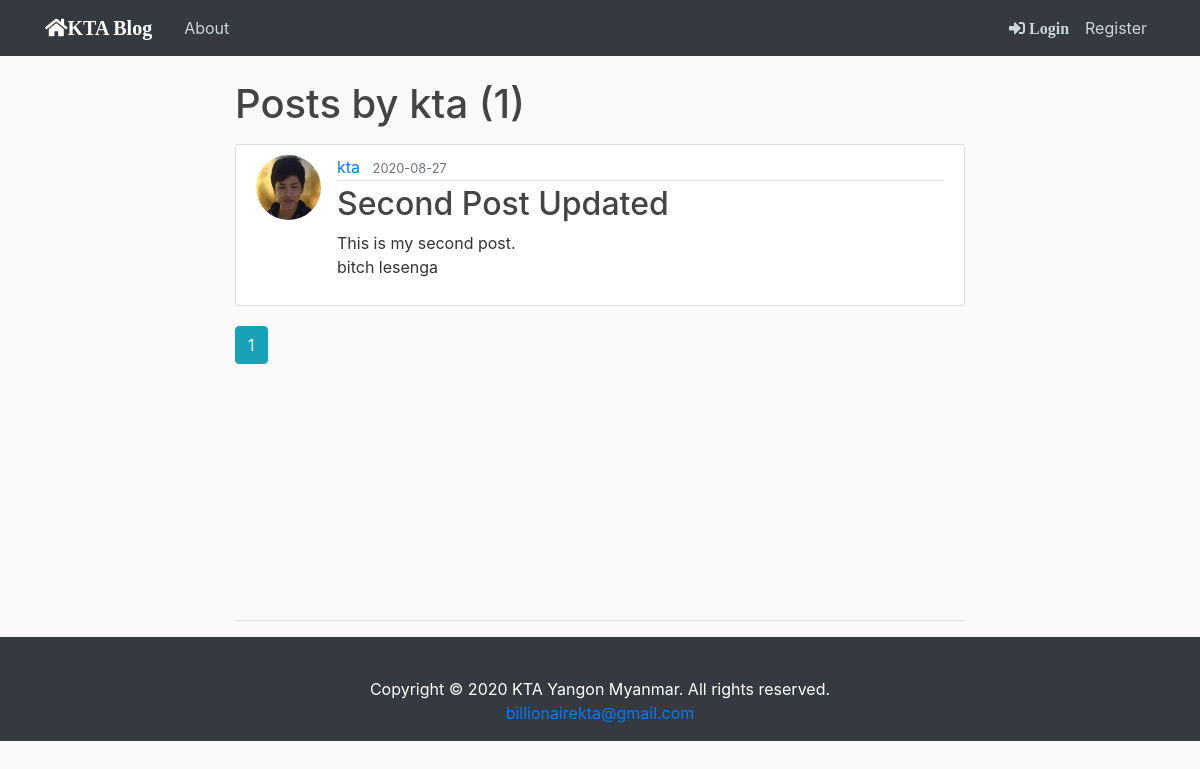
The app's page /user/kta, older data.
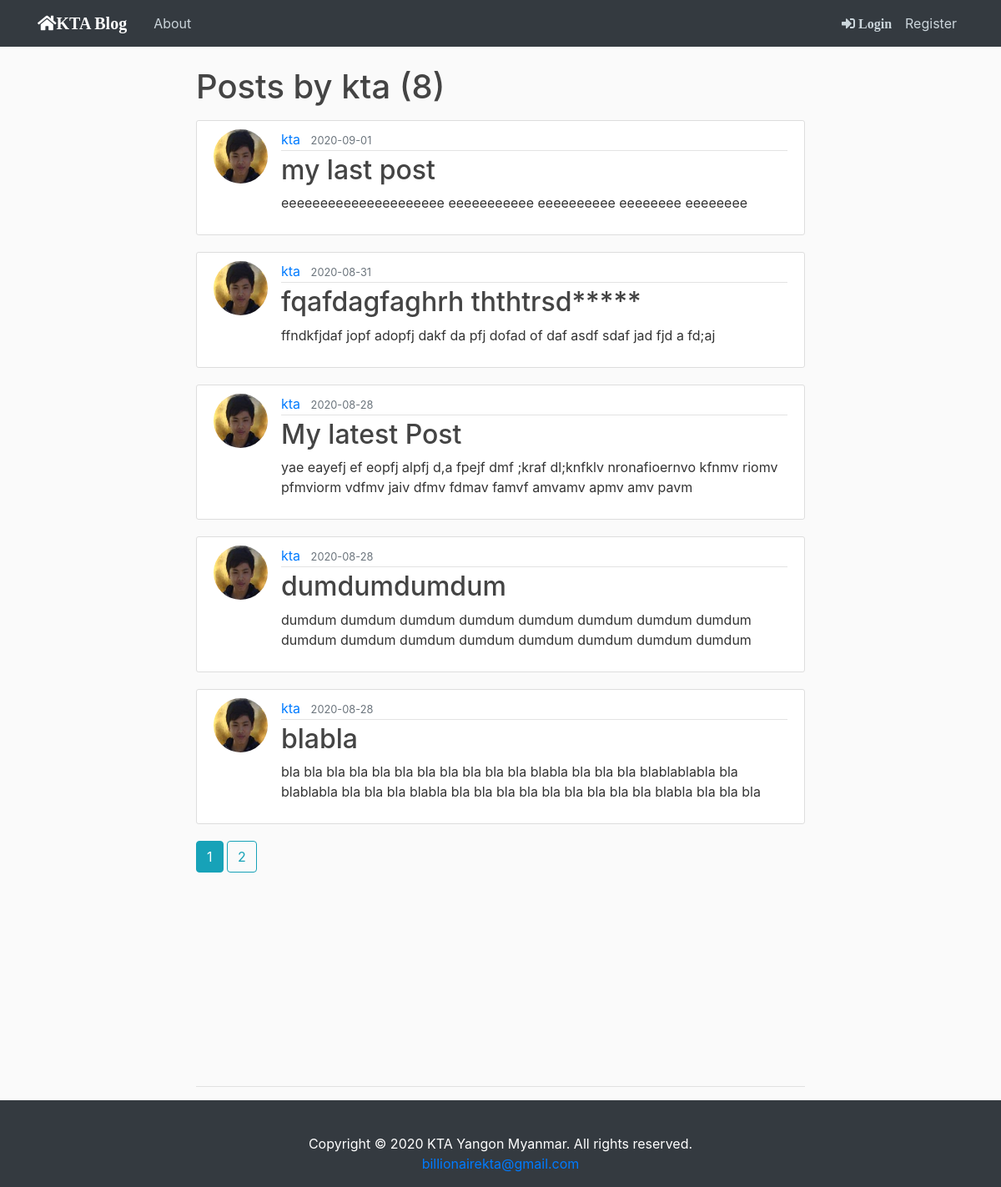
The same page, newer data.
### flaskblog/model.py (models this page shows, shortened)
class Post(db.Model):
    id = db.Column(db.Integer, primary_key=True)
    title = db.Column(db.String(100), nullable=False)
    date_posted = db.Column(db.DateTime, nullable=False, default=datetime.utcnow)
    content = db.Column(db.Text, nullable=False)
    user_id = db.Column(db.Integer, db.ForeignKey('user.id'), nullable=False)

class User(db.Model, UserMixin):
    id = db.Column(db.Integer, primary_key=True)
    username = db.Column(db.String(20), unique=True, nullable=False)
    email = db.Column(db.String(120), unique=True, nullable=False)
    image_file = db.Column(db.String(20), nullable=False, default='default.jpg')
    password = db.Column(db.String(60), nullable=False)
    posts = db.relationship('Post', backref='author', lazy=True)

### flaskblog/users/route.py (the view)
@users.route('/user/<string:username>')
def user_posts(username):
    page = request.args.get('page', 1, type=int)
    user = User.query.filter_by(username=username).first_or_404()
    posts = Post.query.filter_by(author=user)\
        .order_by(Post.date_posted.desc())\
        .paginate(page=page, per_page=5)
    return render_template('user_posts.html', posts=posts, user=user)

### flaskblog/templates/user_posts.html
{% extends "base.html" %}
{% block body %}
    <h1 class="mb-3">Posts by {{ user.username }} ({{ posts.total }})</h1>
    {% for post in posts.items %}
        <article class="media content-section">
          <img class="rounded-circle article-img" src="{{ url_for('static', filename='profile_pics/' + post.author.image_file) }}">
          <div class="media-body">
            <div class="article-metadata">
              <a class="mr-2" href="{{ url_for('users.user_posts', username=post.author.username) }}">{{ post.author.username }}</a>
              <small class="text-muted">{{ post.date_posted.strftime('%Y-%m-%d') }}</small>
            </div>
            <h2><a class="article-title" href="{{ url_for('posts.post', post_id=post.id) }}">{{ post.title }}</a></h2>
            <p class="article-content">{{ post.content }}</p>
          </div>
        </article>
    {% endfor %}
    {% for page_num in posts.iter_pages(left_edge=1, right_edge=1, left_current=1, right_current=2) %}
      {% if page_num %}
        {% if posts.page == page_num %}
          <a class="btn btn-info mb-4" href="{{ url_for('users.user_posts', username=user.username, page=page_num) }}">{{ page_num }}</a>
        {% else %}
          <a class="btn btn-outline-info mb-4" href="{{ url_for('users.user_posts', username=user.username, page=page_num) }}">{{ page_num }}</a>
        {% endif %}
      {% else %}
        .....
      {% endif %}
    {% endfor %}
    <br>
    <br>
    <br>
    <br>
    <br>
    <br>
    <br>
    <br>
<br>
<br>
<hr>
{% endblock %}

Row changes from the older to the newer data that the page shows:
no longer on this page (row unchanged): Post: image_file (picture), author.username "kta", date_posted "2020-08-27", title "Second Post Updated", content "This is my second post. bitch lesenga"
added Post: image_file (picture), author.username "kta", date_posted "2020-09-01", title "my last post", content "eeeeeeeeeeeeeeeeeeeee eeeeeeeeeee eeeeeeeeee eeeeeeee eeeeeeee"
added Post: image_file (picture), author.username "kta", date_posted "2020-08-31", title "fqafdagfaghrh ththtrsd*****", content "ffndkfjdaf jopf adopfj dakf da pfj dofad of daf asdf sdaf jad fjd a fd;aj"
added Post: image_file (picture), author.username "kta", date_posted "2020-08-28", title "My latest Post", content "yae eayefj ef eopfj alpfj d,a fpejf dmf ;kraf dl;knfklv nronafioernvo kfnmv riomv pfmviorm vdfmv jaiv dfmv fdmav famvf amvamv apmv amv pavm"
added Post: image_file (picture), author.username "kta", date_posted "2020-08-28", title "dumdumdumdum", content "dumdum dumdum dumdum dumdum dumdum dumdum dumdum dumdum dumdum dumdum dumdum dumdum dumdum dumdum dumdum dumdum"
added Post: image_file (picture), author.username "kta", date_posted "2020-08-28", title "blabla", content "bla bla bla bla bla bla bla bla bla bla bla blabla bla bla bla blablablabla bla blablabla bla bla bla blabla bla bla bla bla bla bla bla bla bla blabla bla bla bla"
Text that changed along with them:
{{ posts.total }}: "1" → "8"
new list line: "2"
